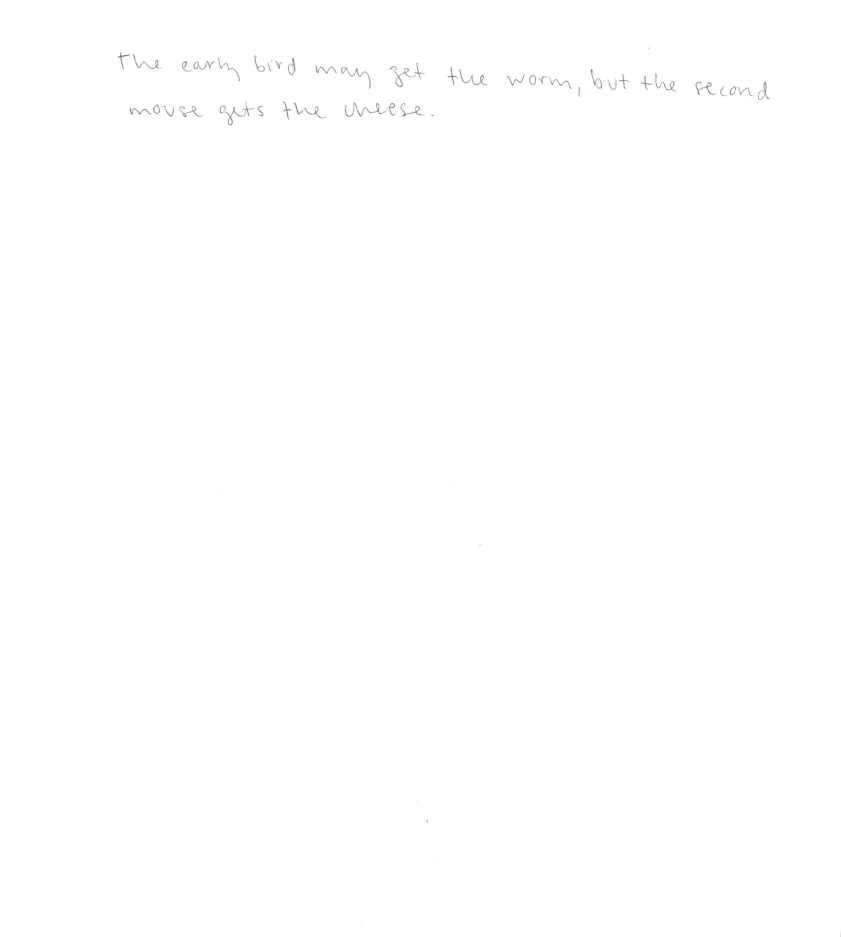
#> input picture Left_JPEGS/w0063_s03_pPHR_r01.jpeg, 2521 x 2810 px, found by its file name (shown at 1/3 size); its folder holds only this picture in this run
$ python Preprocessing_Left_JPEGS.py
#> lines starting #> are read from the running program, lines starting #| are printed output that depends on the picture; after the words box and inside, x2 and y2 are one past the last pixel; in counts of white or black regions, pixels touching at a corner belong together
from PIL import Image
import os
import numpy as np
import cv2

# Define paths
source_directory = r'C:\Users\16154\vu\Group Project\project 4\Handwriting_CNN\Left_JPEGS'
save_directory = r'C:\Users\16154\vu\Group Project\project 4\Handwriting_CNN\Preprocessed_Left_JPEGS'

# Ensure the save directory exists
if not os.path.exists(save_directory):
    os.makedirs(save_directory)

def preprocess_image(img_path, save_path):
    # Load the image
    img = Image.open(img_path)
#> img is the input picture: PIL image 2521x2810 RGB; min 79, max 255, mean 254.8

    # Convert to grayscale
    img = img.convert('L')
#> img: PIL image 2521x2810 L

    # Resize to 512x512 pixels
    img = img.resize((512, 512))
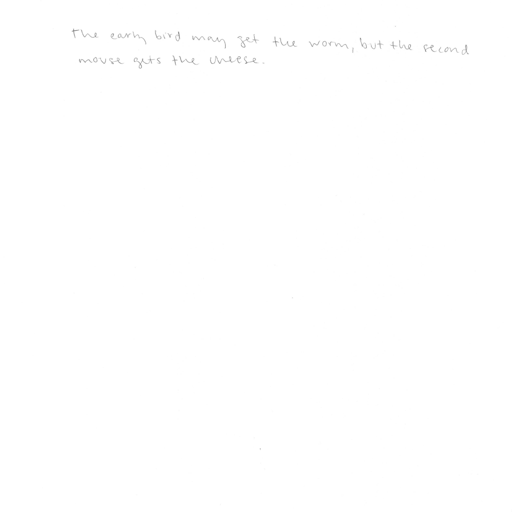
#> img: PIL image 512x512 L; min 144, max 255, mean 254.8

    # Convert to numpy array
    img_array = np.array(img)

    # Apply Otsu's thresholding
    _, binary_img = cv2.threshold(img_array, 0, 255, cv2.THRESH_BINARY_INV + cv2.THRESH_OTSU)
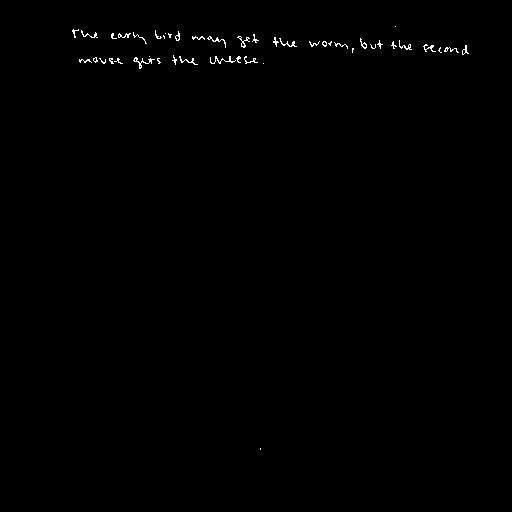
#> binary_img: shape (512, 512); 0.4% white in thin lines or dots, all inside (x1, y1, x2, y2) = (72, 26, 469, 450)

    # Invert the colors
    inverted_img = cv2.bitwise_not(binary_img)

    # Normalize the pixel values to [0, 1]
    img_array = img_array / 255.0

    # Save the array for further processing
    img_array = img_array * 255

    # Save the inverted image as JPEG
    cv2.imwrite(save_path, inverted_img)

    print(f"Image successfully saved as {save_path}")

    return img_array

def apply_additional_processing(img_path):
    # Load the image in grayscale
    img = cv2.imread(img_path, cv2.IMREAD_GRAYSCALE)

    # Apply thresholding with a different threshold value
    threshold_value = 128  # Try values between 0 to 255
    _, binary_img = cv2.threshold(img, threshold_value, 255, cv2.THRESH_BINARY_INV)
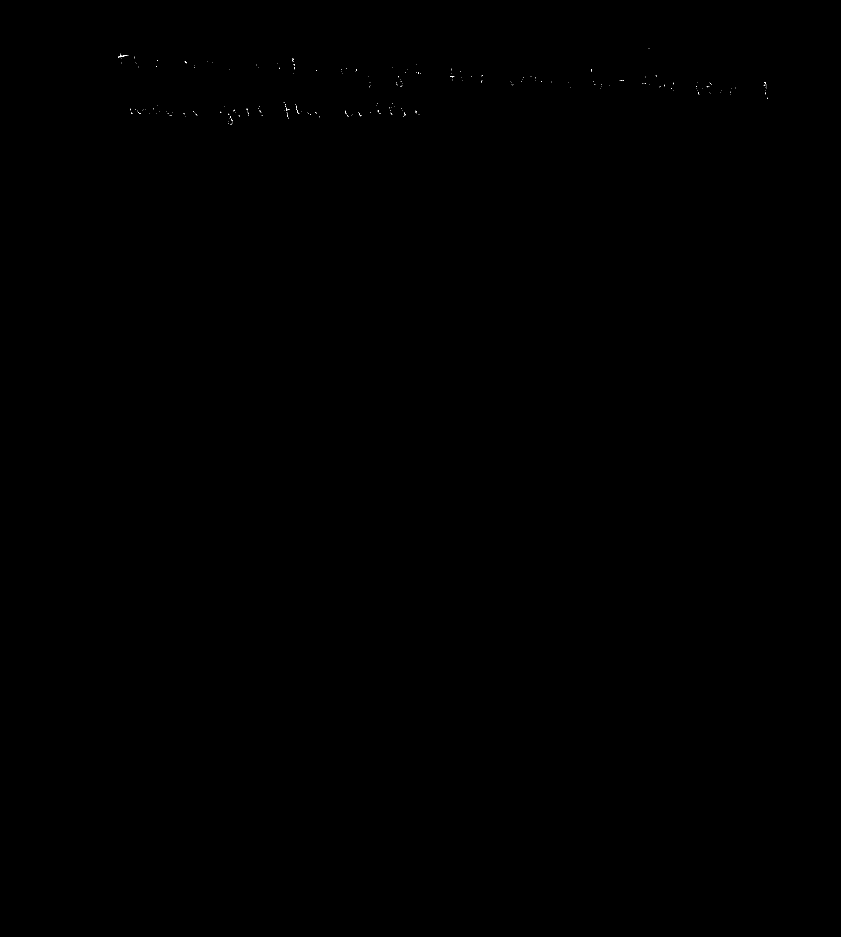
#> binary_img: shape (2810, 2521) (shown at 1/3 size); 0.01% white in thin lines or dots, all inside (x1, y1, x2, y2) = (354, 144, 2304, 375)

    # Apply Otsu's thresholding
    _, binary_img = cv2.threshold(img, 0, 255, cv2.THRESH_BINARY_INV + cv2.THRESH_OTSU)
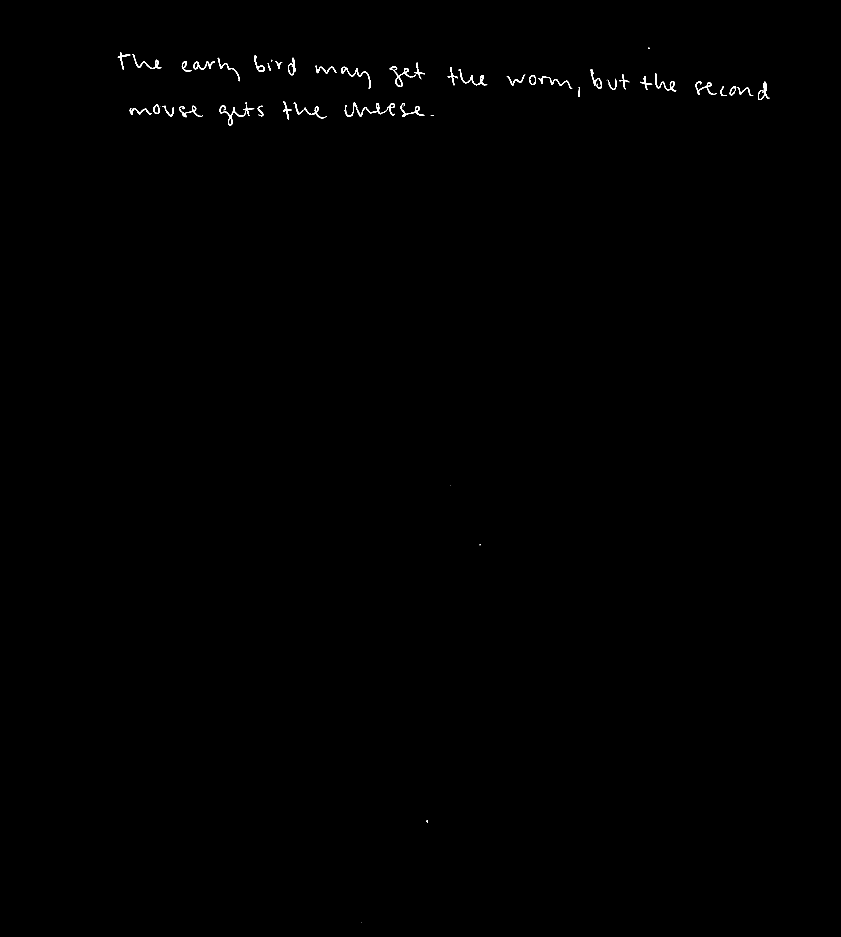
#> binary_img: shape (2810, 2521) (shown at 1/3 size); 0.21% white; 55 white regions (10 under 20 px), largest, box (x1, y1, x2, y2) and area: (659, 314, 763, 376) 877, (1034, 307, 1160, 351) 838, (1023, 200, 1112, 266) 624

    # Invert the colors using bitwise NOT
    inverted_img = cv2.bitwise_not(binary_img)
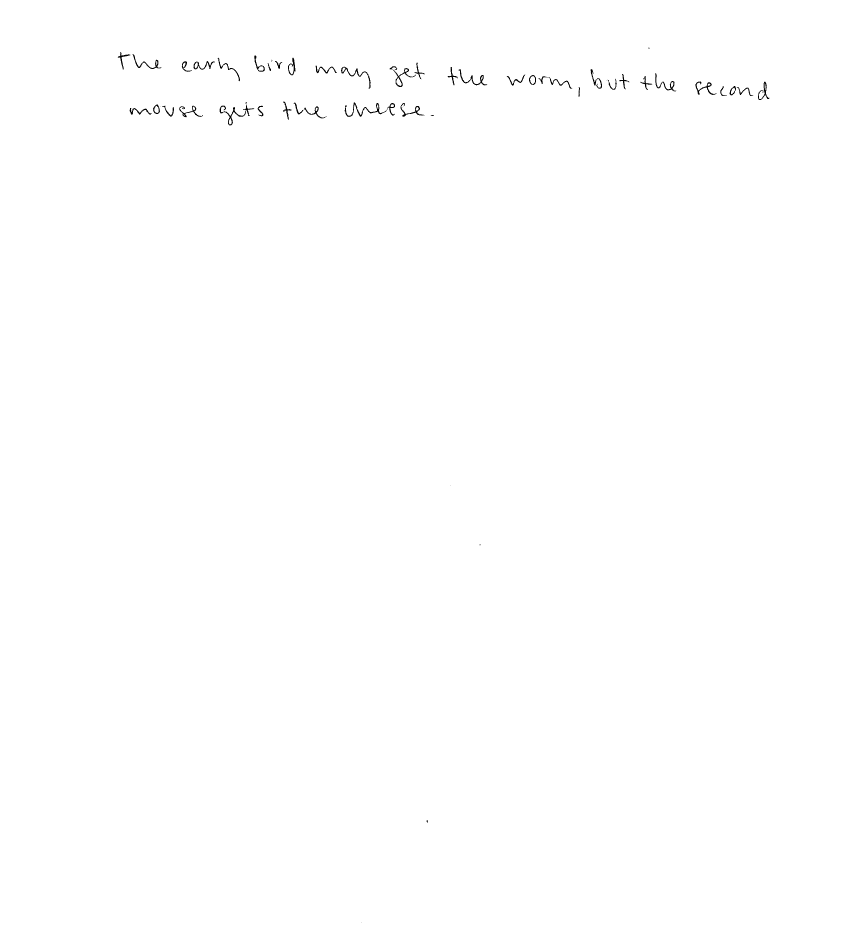
#> inverted_img: shape (2810, 2521) (shown at 1/3 size); 99.8% white; 55 black regions (10 under 20 px), largest, box (x1, y1, x2, y2) and area: (659, 314, 763, 376) 877, (1034, 307, 1160, 351) 838, (1023, 200, 1112, 266) 624

    # Apply Gaussian Blur
    blurred_img = cv2.GaussianBlur(binary_img, (5, 5), 0)

    # Apply dilation followed by erosion (closing)
    kernel = np.ones((3, 3), np.uint8)
    morphed_img = cv2.morphologyEx(blurred_img, cv2.MORPH_CLOSE, kernel)

    # Normalize the pixel values to [0, 1] again for model input
    final_img_array = morphed_img / 255.0

    print(final_img_array.shape)  # Should be (28, 28)
#| (2810, 2521)
    return final_img_array

# Process all images in the source directory
for filename in os.listdir(source_directory):
    if filename.endswith('.jpeg') or filename.endswith('.jpg') or filename.endswith('.png'):
        img_path = os.path.join(source_directory, filename)
        save_path = os.path.join(save_directory, f'processed_{filename}')

        preprocess_image(img_path, save_path)
        apply_additional_processing(img_path)

$ run again, on Left_JPEGS/w0223_s02_pLND_r01.jpeg
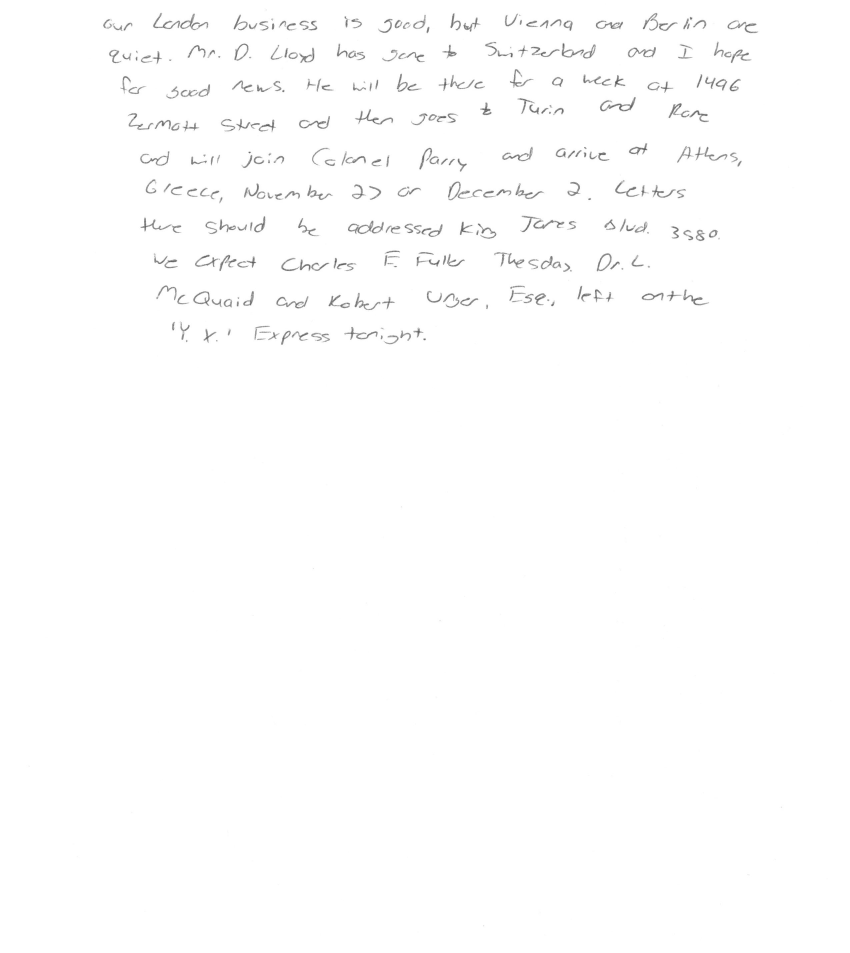
#> input picture Left_JPEGS/w0223_s02_pLND_r01.jpeg, 2550 x 2858 px, found by its file name (shown at 1/3 size)
#> in preprocess_image, img is the input picture: PIL image 2550x2858 RGB; min 66, max 255, mean 253.4
#> in preprocess_image, `_, binary_img = cv2.threshold(img_array, 0, 255, cv2.THRESH_BINARY_INV..`:
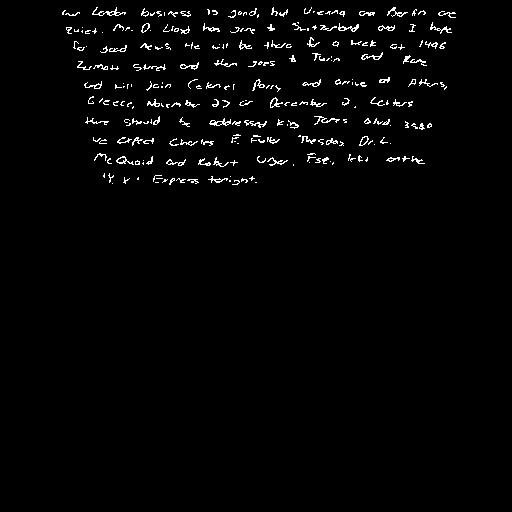
#> binary_img: shape (512, 512); 2.1% white in thin lines or dots, all inside (x1, y1, x2, y2) = (62, 7, 456, 185)
#> in apply_additional_processing, `blurred_img = cv2.GaussianBlur(binary_img, (5, 5), 0)`:
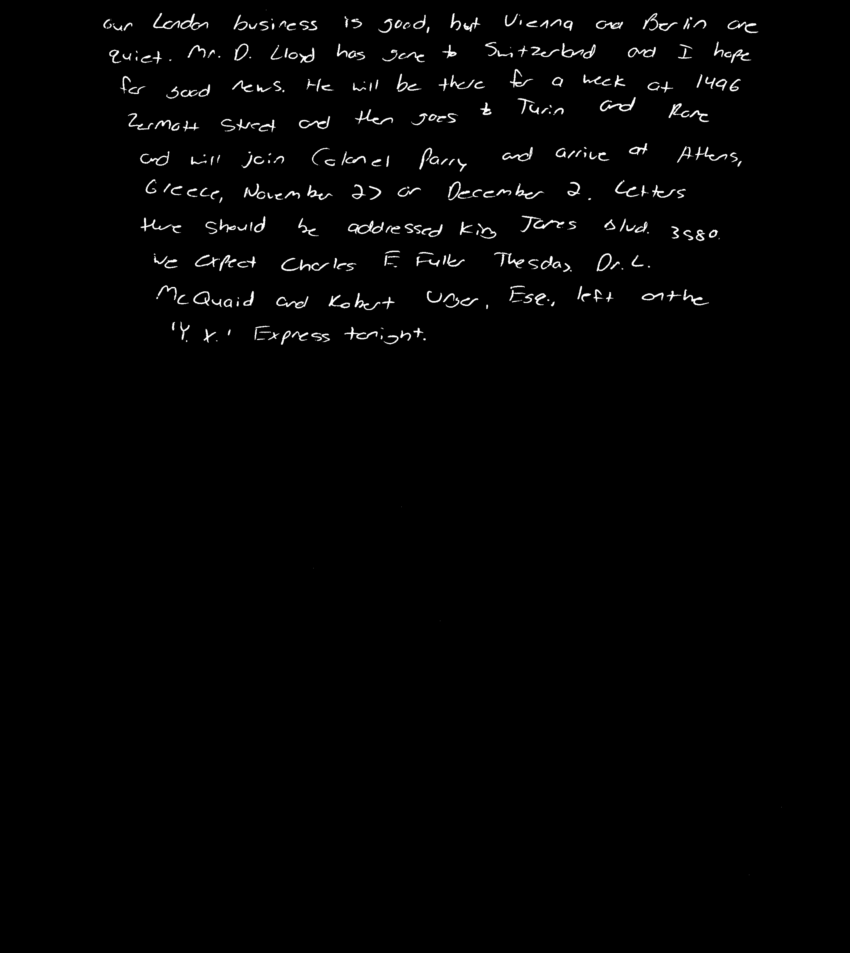
#> blurred_img: shape (2858, 2550) (shown at 1/3 size); min 0, max 255, mean 3.5
#| (2858, 2550)

$ run again, on Left_JPEGS/w0238_s02_pLND_r01.jpeg
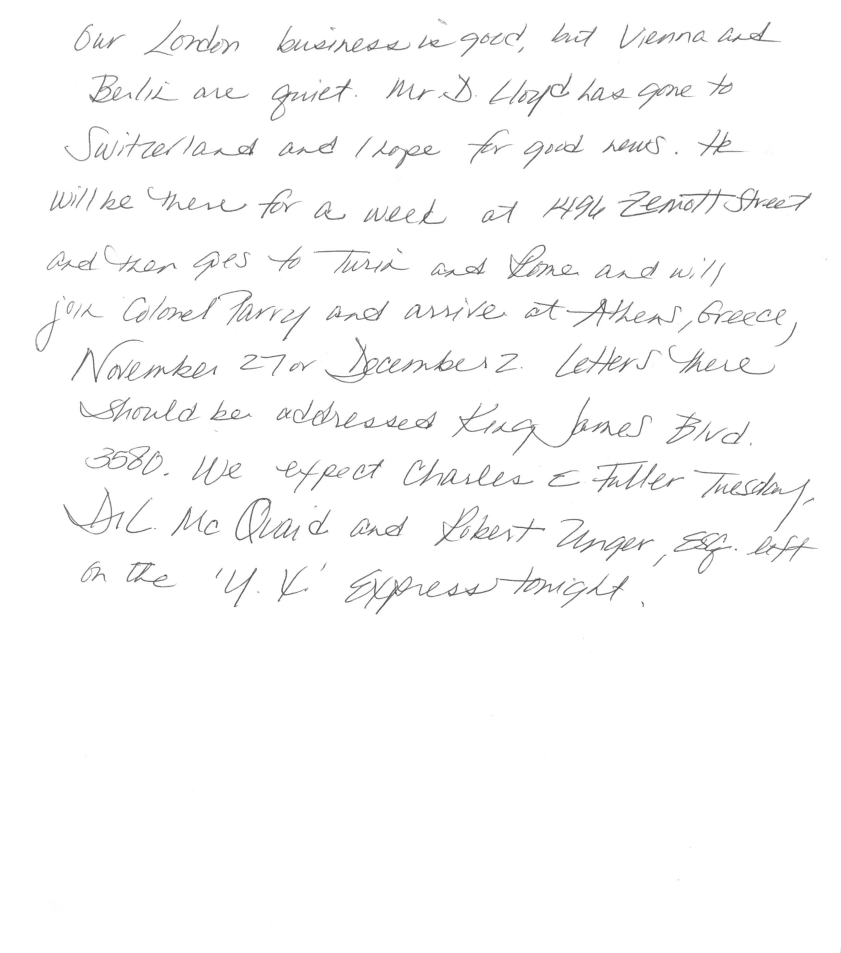
#> input picture Left_JPEGS/w0238_s02_pLND_r01.jpeg, 2521 x 2859 px, found by its file name (shown at 1/3 size)
#> in preprocess_image, img is the input picture: PIL image 2521x2859 RGB; min 53, max 255, mean 250.8
#> in preprocess_image, `_, binary_img = cv2.threshold(img_array, 0, 255, cv2.THRESH_BINARY_INV..`:
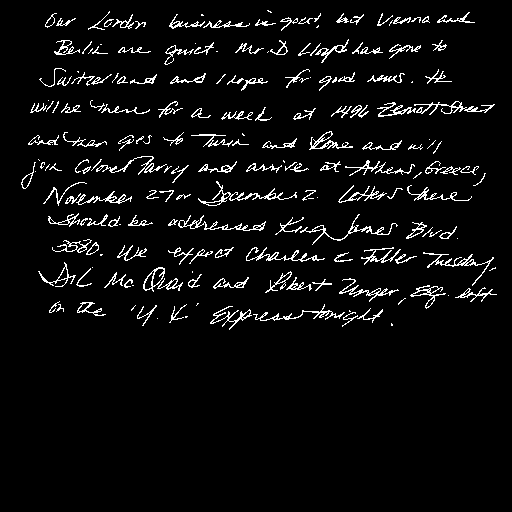
#> binary_img: shape (512, 512); 5% white in thin lines or dots, all inside (x1, y1, x2, y2) = (21, 10, 497, 330)
#> in apply_additional_processing, `blurred_img = cv2.GaussianBlur(binary_img, (5, 5), 0)`:
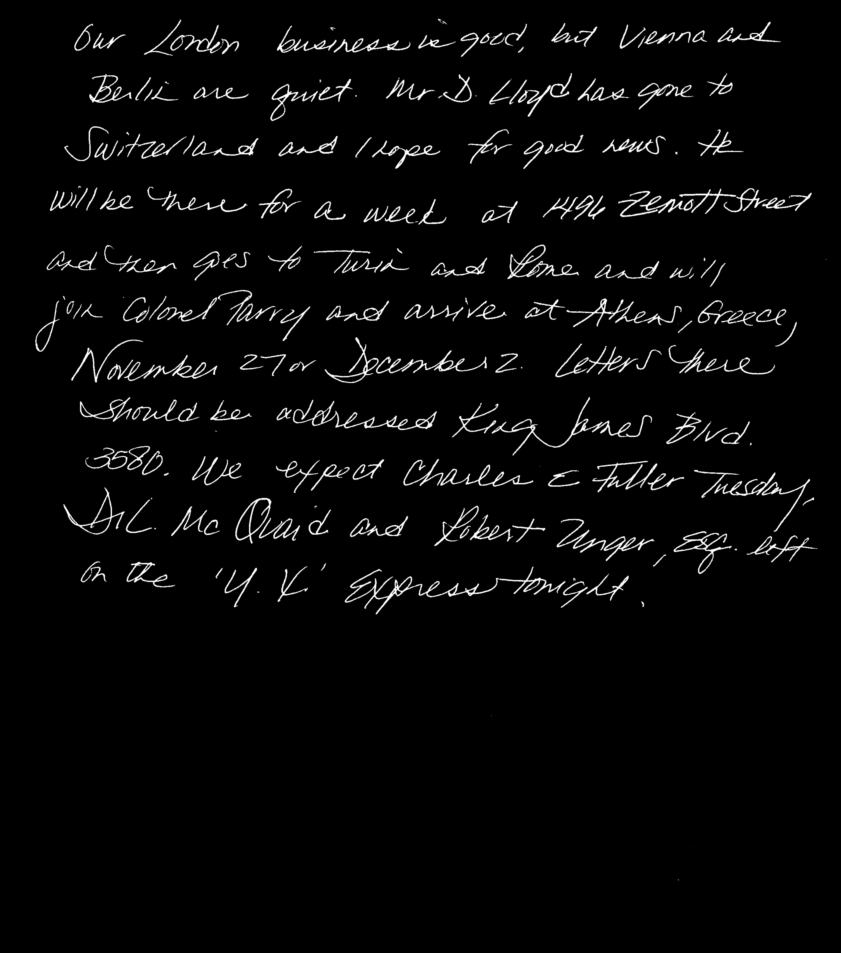
#> blurred_img: shape (2859, 2521) (shown at 1/3 size); min 0, max 255, mean 8.1
#| (2859, 2521)
